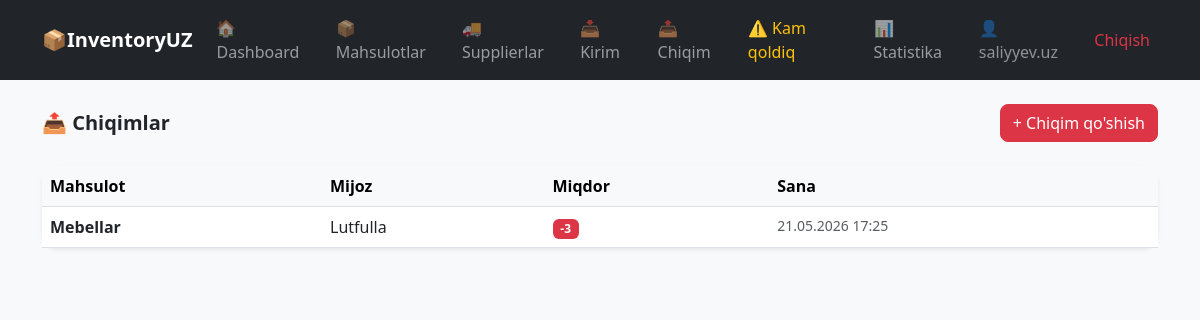
The page /stock-out/ (signed in) on the database its author committed.
### accounts/models.py (models this page shows, shortened)
class CustomUser(AbstractUser):
    ROLE_CHOICES = (
    ('admin', 'Admin'),
    ('client','Client'),
    )
    role = models.CharField(max_length=10, choices=ROLE_CHOICES, default='client')

### stock/models.py (models this page shows, shortened)
class StockOut(models.Model):
    product = models.ForeignKey(Product, on_delete=models.CASCADE)
    quantity = models.PositiveIntegerField()
    customer_name = models.CharField(max_length=200)
    created_at = models.DateTimeField(auto_now_add=True)

### products/models.py (models this page shows, shortened)
class Product(models.Model):
    name = models.CharField(max_length=200)
    sku = models.CharField(max_length=100, unique=True)
    category = models.CharField(max_length=100)
    supplier = models.ForeignKey(Supplier, on_delete=models.SET_NULL, null=True)
    stock = models.PositiveIntegerField(default=0)
    price = models.DecimalField(max_digits=10, decimal_places=2)
    min_stock = models.PositiveIntegerField(default=10)
    created_at = models.DateTimeField(auto_now_add=True)

### stock/views.py (the view)
# urls.py: path('stock-out/', views.stockout_list, name='stockout_list'),
@login_required(login_url='login')
def stockout_list(request):
    stockouts = StockOut.objects.all().order_by('-created_at')
    return render(request, 'stock/stockout_list.html', {'stockouts': stockouts})

### templates/stock/stockout_list.html
{% extends 'base.html' %}
{% block content %}
<div class="d-flex justify-content-between align-items-center mb-4">
    <h5 class="fw-bold mb-0">📤 Chiqimlar</h5>
    {% if user.role == 'admin' %}
    <a href="{% url 'stockout_create' %}" class="btn btn-danger rounded-3">+ Chiqim qo'shish</a>
    {% endif %}
</div>
<div class="card border-0 shadow-sm rounded-4">
    <div class="card-body p-0">
        <table class="table table-hover mb-0">
            <thead class="table-light">
                <tr>
                    <th>Mahsulot</th>
                    <th>Mijoz</th>
                    <th>Miqdor</th>
                    <th>Sana</th>
                </tr>
            </thead>
            <tbody>
                {% for s in stockouts %}
                <tr>
                    <td class="fw-semibold">{{ s.product.name }}</td>
                    <td>{{ s.customer_name }}</td>
                    <td><span class="badge bg-danger">-{{ s.quantity }}</span></td>
                    <td class="text-muted small">{{ s.created_at|date:"d.m.Y H:i" }}</td>
                </tr>
                {% empty %}
                <tr>
                    <td colspan="4" class="text-center text-muted py-4">Hozircha chiqim yo'q</td>
                </tr>
                {% endfor %}
            </tbody>
        </table>
    </div>
</div>
{% endblock %}

### templates/base.html (shortened to what this page needs)
<!DOCTYPE html>
<html lang="uz">
<head>
    <link href="https://cdn.jsdelivr.net/npm/bootstrap@5.3.0/dist/css/bootstrap.min.css" rel="stylesheet">
</head>
<body class="bg-light">
{% if user.is_authenticated %}
<nav class="navbar navbar-expand-lg navbar-dark bg-dark">
    <div class="container">
        <a class="navbar-brand fw-bold" href="/">📦InventoryUZ</a>
        <div class="collapse navbar-collapse" id="navbarNav">
            <ul class="navbar-nav ms-auto align-items-lg-center gap-lg-1">
                <li class="nav-item">
                    <a class="nav-link" href="{% url 'dashboard' %}">🏠Dashboard</a>
                </li>
                <li class="nav-item">
                    <a class="nav-link" href="{% url 'product_list' %}">📦Mahsulotlar</a>
                </li>
                <li class="nav-item">
                    <a class="nav-link" href="{% url 'supplier_list' %}">🚚Supplierlar</a>
                </li>
                <li class="nav-item">
                    <a class="nav-link" href="{% url 'stockin_list' %}">📥Kirim</a>
                </li>
                <li class="nav-item">
                    <a class="nav-link" href="{% url 'stockout_list' %}">📤Chiqim</a>
                </li>
                {% if user.role == 'admin' %}
                <li class="nav-item">
                    <a class="nav-link text-warning" href="{% url 'low_stock' %}">⚠️ Kam qoldiq</a>
                </li>
                <li class="nav-item">
                    <a class="nav-link" href="{% url 'stats' %}">📊Statistika</a>
                </li>
                {% endif %}
                <li class="nav-item">
                    <span class="nav-link text-white-50">👤{{ user.username }}</span>
                </li>
                <li class="nav-item">
                    <a class="nav-link text-danger" href="{% url 'logout' %}">Chiqish</a>
                </li>
            </ul>
        </div>
    </div>
</nav>
{% endif %}
<div class="container mt-4">
    {% block content %}{% endblock %}
</div>
</body>
</html>

### rows shown on the page
CustomUser: username "saliyyev.uz"
StockOut: product.name "Mebellar", customer_name "Lutfulla", quantity "3", created_at "21.05.2026 17:25"
